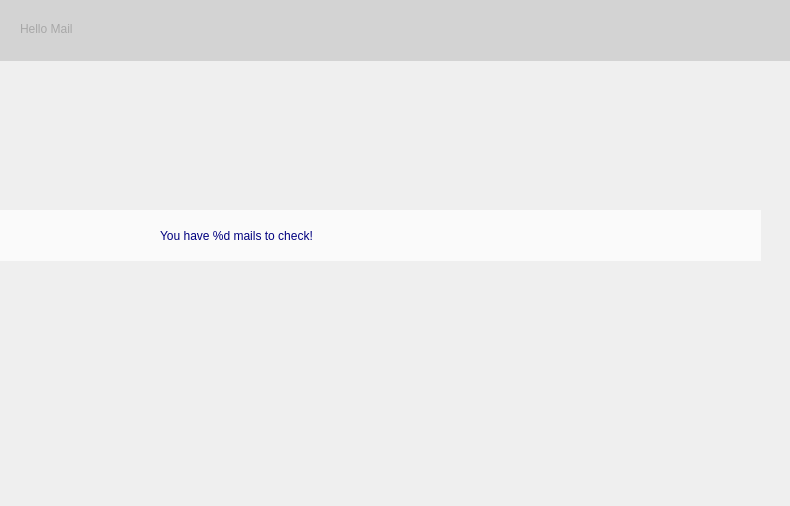
<?xml version="1.0" encoding="UTF-8"?>
<ui version="4.0">
 <class>firststack</class>
 <widget class="QWidget" name="firststack">
  <property name="geometry">
   <rect>
    <x>0</x>
    <y>0</y>
    <width>790</width>
    <height>506</height>
   </rect>
  </property>
  <property name="windowTitle">
   <string>Form</string>
  </property>
  <widget class="QLabel" name="label_2">
   <property name="geometry">
    <rect>
     <x>20</x>
     <y>10</y>
     <width>191</width>
     <height>38</height>
    </rect>
   </property>
   <property name="styleSheet">
    <string notr="true">font: 75 24pt &quot;Sans Serif&quot;;
color: rgba(100, 100, 100,100);</string>
   </property>
   <property name="text">
    <string>Hello Mail</string>
   </property>
  </widget>
  <widget class="QLabel" name="label_8">
   <property name="geometry">
    <rect>
     <x>0</x>
     <y>0</y>
     <width>791</width>
     <height>61</height>
    </rect>
   </property>
   <property name="styleSheet">
    <string notr="true">background-color: rgba(200, 200, 200, 180);</string>
   </property>
   <property name="text">
    <string/>
   </property>
  </widget>
  <widget class="QLabel" name="label">
   <property name="geometry">
    <rect>
     <x>160</x>
     <y>210</y>
     <width>421</width>
     <height>51</height>
    </rect>
   </property>
   <property name="styleSheet">
    <string notr="true">color: rgb(0, 0, 127);
font: 75 16pt &quot;Liberation Mono&quot;;</string>
   </property>
   <property name="text">
    <string>You have %d mails to check!</string>
   </property>
  </widget>
  <widget class="QLabel" name="label_3">
   <property name="geometry">
    <rect>
     <x>0</x>
     <y>0</y>
     <width>801</width>
     <height>511</height>
    </rect>
   </property>
   <property name="text">
    <string/>
   </property>
   <property name="pixmap">
    <pixmap resource="image.qrc">:/new/prefix1/世界地图.jpg</pixmap>
   </property>
   <property name="scaledContents">
    <bool>true</bool>
   </property>
  </widget>
  <widget class="QLabel" name="label_4">
   <property name="geometry">
    <rect>
     <x>0</x>
     <y>210</y>
     <width>761</width>
     <height>51</height>
    </rect>
   </property>
   <property name="styleSheet">
    <string notr="true">background-color: rgba(255, 255, 255, 170);</string>
   </property>
   <property name="text">
    <string/>
   </property>
  </widget>
  <zorder>label_3</zorder>
  <zorder>label_4</zorder>
  <zorder>label</zorder>
  <zorder>label_8</zorder>
  <zorder>label_2</zorder>
 </widget>
 <resources>
  <include location="image.qrc"/>
 </resources>
 <connections/>
</ui>
